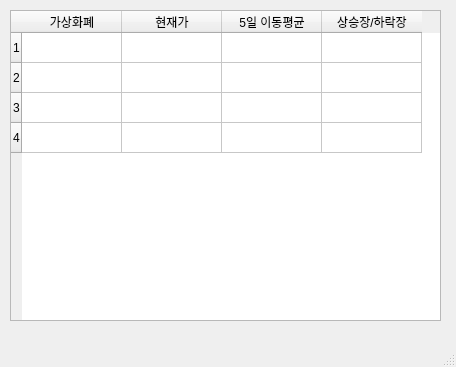
<?xml version="1.0" encoding="UTF-8"?>
<ui version="4.0">
 <class>MainWindow</class>
 <widget class="QMainWindow" name="MainWindow">
  <property name="geometry">
   <rect>
    <x>0</x>
    <y>0</y>
    <width>456</width>
    <height>367</height>
   </rect>
  </property>
  <property name="windowTitle">
   <string>MainWindow</string>
  </property>
  <widget class="QWidget" name="centralwidget">
   <widget class="QTableWidget" name="tableWidget">
    <property name="geometry">
     <rect>
      <x>10</x>
      <y>10</y>
      <width>431</width>
      <height>311</height>
     </rect>
    </property>
    <property name="rowCount">
     <number>4</number>
    </property>
    <row/>
    <row/>
    <row/>
    <row/>
    <column>
     <property name="text">
      <string>가상화폐</string>
     </property>
    </column>
    <column>
     <property name="text">
      <string>현재가</string>
     </property>
    </column>
    <column>
     <property name="text">
      <string>5일 이동평균</string>
     </property>
    </column>
    <column>
     <property name="text">
      <string>상승장/하락장</string>
     </property>
    </column>
   </widget>
  </widget>
  <widget class="QMenuBar" name="menubar">
   <property name="geometry">
    <rect>
     <x>0</x>
     <y>0</y>
     <width>456</width>
     <height>21</height>
    </rect>
   </property>
  </widget>
  <widget class="QStatusBar" name="statusbar"/>
 </widget>
 <resources/>
 <connections/>
</ui>
